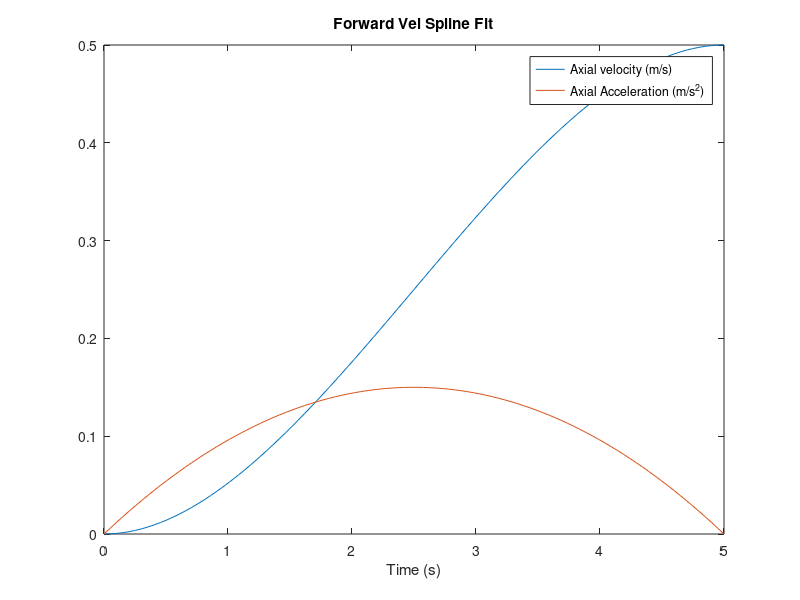

The MATLAB script that drew this image:
% Forward velocity spline fit - 3rd order

% parameters
vo = 0;
vf = 0.5; %m/s
dt = 5; %s

to = 0;
tf = 0 + dt;

ao = 0;
af = 0;

% Compute spline fit parameters
A =     [   to^3,   to^2,   to, 1;
            tf^3,   tf^2,   tf, 1;
            3*to^2, 2*to,   1, 0;
            3*tf^2, 2*tf,   1, 0 ];
B = [vo; vf; ao; af];

[X, R] = linsolve(A,B);

% Plot spline fit velocity
t = linspace(to, tf);
v = X(1)*t.^3 + X(2)*t.^2 + X(3)*t + X(4);
a = 3*X(1)*t.^2 + 2*X(2)*t + X(3);

plot(t, v, t, a)
title('Forward Vel Spline Fit')
xlabel('Time (s)')
legend('Axial velocity (m/s)', 'Axial Acceleration (m/s^2)', 'location', 'best')
